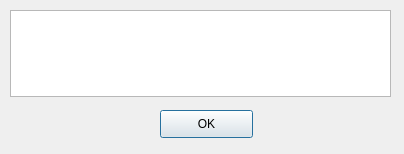
<?xml version="1.0" encoding="UTF-8"?>
<ui version="4.0">
 <class>Dialog</class>
 <widget class="QDialog" name="Dialog">
  <property name="geometry">
   <rect>
    <x>0</x>
    <y>0</y>
    <width>404</width>
    <height>154</height>
   </rect>
  </property>
  <property name="minimumSize">
   <size>
    <width>404</width>
    <height>154</height>
   </size>
  </property>
  <property name="maximumSize">
   <size>
    <width>404</width>
    <height>154</height>
   </size>
  </property>
  <property name="windowTitle">
   <string>Warnings</string>
  </property>
  <widget class="QPushButton" name="okButton">
   <property name="geometry">
    <rect>
     <x>160</x>
     <y>110</y>
     <width>93</width>
     <height>28</height>
    </rect>
   </property>
   <property name="text">
    <string>OK</string>
   </property>
  </widget>
  <widget class="QTextEdit" name="eroareEdit">
   <property name="geometry">
    <rect>
     <x>10</x>
     <y>10</y>
     <width>381</width>
     <height>87</height>
    </rect>
   </property>
   <property name="readOnly">
    <bool>true</bool>
   </property>
  </widget>
 </widget>
 <resources/>
 <connections/>
</ui>
